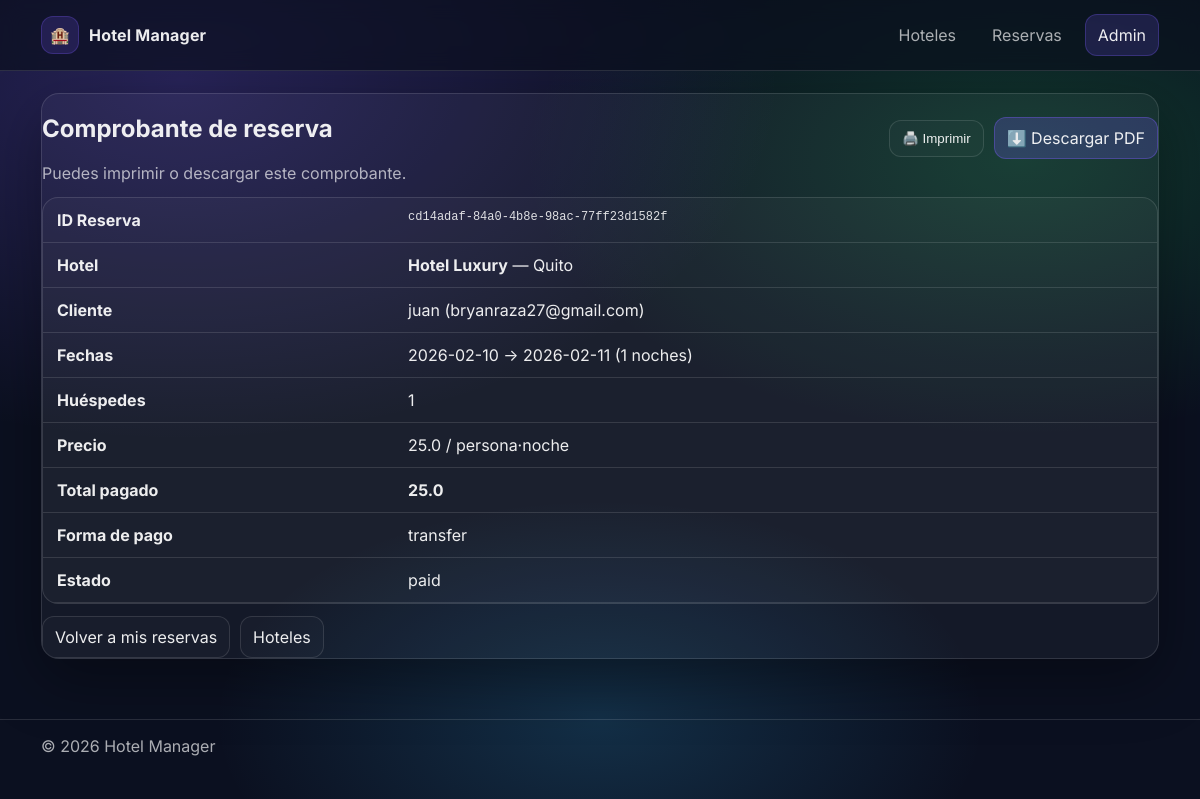
The app's page /reservation/cd14adaf-84a0-4b8e-98ac-77ff23d1582f (signed in) with its own data.
### Hoteles/app/domain/models/reservation.py (models this page shows)
class Reservation(db.Model):
    __tablename__ = "reservations"
    id = db.Column(db.String(36), primary_key=True)  # uuid string
    hotel_id = db.Column(db.String(36), db.ForeignKey("hotels.id"), nullable=False, index=True)
    user_id = db.Column(db.Integer, db.ForeignKey("users.id"), nullable=False, index=True)
    full_name = db.Column(db.String(120), nullable=False)
    email = db.Column(db.String(120), nullable=False)
    check_in = db.Column(db.String(10), nullable=False)
    check_out = db.Column(db.String(10), nullable=False)
    guests = db.Column(db.Integer, nullable=False)
    nights = db.Column(db.Integer, nullable=False)
    price_per_person_night = db.Column(db.Float, nullable=False)
    total_paid = db.Column(db.Float, nullable=False)
    payment_method = db.Column(db.String(30), nullable=False)   # "card", "transfer", "cash"
    payment_status = db.Column(db.String(20), nullable=False, default="paid")  # "paid" / "pending"

### Hoteles/app/domain/models/hotel.py (models this page shows)
class Hotel(db.Model):
    __tablename__ = "hotels"
    id = db.Column(db.String(36), primary_key=True)  # uuid string
    name = db.Column(db.String(120), nullable=False)
    city = db.Column(db.String(120), nullable=False)
    stars = db.Column(db.Integer, nullable=False)
    price_per_person_night = db.Column(db.Float, nullable=False)
    image_url = db.Column(db.Text, nullable=False)

### Hoteles/app/ui/pages.py (the view)
@ui_bp.get("/reservation/<reservation_id>")
def reservation_detail_page(reservation_id: str):
    if not session.get("user_id") and session.get("is_admin") is not True:
        return redirect(f"/login?next=/reservation/{reservation_id}")
    from app.container import reservation_service, hotel_service
    r, err = reservation_service.get_reservation(reservation_id)
    if err:
        return redirect("/my-reservations")
    if session.get("is_admin") is not True:
        if int(r.get("user_id", 0)) != int(session.get("user_id") or 0):
            return redirect("/my-reservations")
    hotel, _ = hotel_service.get_hotel(r["hotel_id"])
    return render_template(
        "hotels/reservation_detail.html",
        title="Comprobante",
        r=r,
        hotel=hotel,
    )

### Hoteles/app/repositories/hotel_repository.py (called while the page is built)
    def get(self, hotel_id: str) -> Optional[Hotel]:
        return Hotel.query.get(hotel_id)

### Hoteles/app/repositories/reservation_repository.py (called while the page is built)
    def get(self, reservation_id: str) -> Optional[Reservation]:
        return Reservation.query.get(reservation_id)

### Hoteles/app/services/hotel_service.py (called while the page is built)
    def get_hotel(self, hotel_id: str) -> Tuple[Optional[Dict], Optional[str]]:
        h = self.repo.get(hotel_id)
        if not h:
            return None, "Hotel no encontrado"
        return self._to_dict(h), None

    def _to_dict(self, h) -> Dict:
        return {
            "id": h.id,
            "name": h.name,
            "city": h.city,
            "stars": int(h.stars),
            "price_per_person_night": float(h.price_per_person_night),
            "image_url": h.image_url,
        }

### Hoteles/app/services/reservation_service.py (called while the page is built)
    def get_reservation(self, reservation_id: str) -> Tuple[Optional[Dict], Optional[str]]:
        r = self.repo.get(reservation_id)
        if not r:
            return None, "Reserva no encontrada"
        return self._to_dict(r), None

    def _to_dict(self, r) -> Dict:
        return {
            "id": r.id,
            "hotel_id": r.hotel_id,
            "user_id": r.user_id,
            "full_name": r.full_name,
            "email": r.email,
            "check_in": r.check_in,
            "check_out": r.check_out,
            "guests": int(r.guests),
            "nights": int(r.nights),
            "price_per_person_night": float(r.price_per_person_night),
            "total_paid": float(r.total_paid),
            "payment_method": r.payment_method,
            "payment_status": r.payment_status,
        }

### Hoteles/app/ui/templates/hotels/reservation_detail.html
{% extends "layout.html" %}
{% block content %}
<section class="card">
  <div class="row" style="justify-content: space-between; align-items:center; gap:10px;">
    <div>
      <h2>Comprobante de reserva</h2>
      <p class="muted">Puedes imprimir o descargar este comprobante.</p>
    </div>
    <div class="row" style="gap:10px;">
      <button class="btn btn--ghost" onclick="window.print()">🖨️ Imprimir</button>
      <a class="btn btn--primary" href="/reservation/{{ r.id }}/pdf">⬇️ Descargar PDF</a>
    </div>
  </div>
  <div class="tableWrap" style="margin-top:14px;">
    <table class="table">
      <tbody>
        <tr><th>ID Reserva</th><td class="mono">{{ r.id }}</td></tr>
        <tr><th>Hotel</th><td><strong>{{ hotel.name }}</strong> — {{ hotel.city }}</td></tr>
        <tr><th>Cliente</th><td>{{ r.full_name }} ({{ r.email }})</td></tr>
        <tr><th>Fechas</th><td>{{ r.check_in }} → {{ r.check_out }} ({{ r.nights }} noches)</td></tr>
        <tr><th>Huéspedes</th><td>{{ r.guests }}</td></tr>
        <tr><th>Precio</th><td>{{ r.price_per_person_night }} / persona·noche</td></tr>
        <tr><th>Total pagado</th><td><strong>{{ r.total_paid }}</strong></td></tr>
        <tr><th>Forma de pago</th><td>{{ r.payment_method }}</td></tr>
        <tr><th>Estado</th><td>{{ r.payment_status }}</td></tr>
      </tbody>
    </table>
  </div>
  <div class="row" style="margin-top:12px;">
    <a class="btn btn--ghost" href="/my-reservations">Volver a mis reservas</a>
    <a class="btn btn--ghost" href="/">Hoteles</a>
  </div>
</section>
{% endblock %}

### Hoteles/app/ui/static/css/app.css (style rules this page uses)
:root { --bg: #0b1020; --card: rgba(255,255,255,0.08); --card2: rgba(255,255,255,0.06); --text: rgba(255,255,255,0.92); --muted: rgba(255,255,255,0.66); --line: rgba(255,255,255,0.12); --shadow: 0 20px 60px rgba(0,0,0,0.35); --primary: #7c5cff; --primary2:#22c55e; --radius: 18px; }
* { box-sizing: border-box; }
html,body { height:100%; }
body { margin:0; font-family: "Inter", system-ui, -apple-system, Segoe UI, Roboto, Arial; color: var(--text); background: radial-gradient(1000px 600px at 15% 10%, rgba(124,92,255,0.25), transparent 60%), radial-gradient(900px 500px at 85% 20%, rgba(34,197,94,0.22), transparent 55%), radial-gradient(700px 400px at 50% 90%, rgba(56,189,248,0.18), transparent 55%), var(--bg); }
a { color: inherit; text-decoration: none; }
.muted { color: var(--muted); margin:0; }
.btn { padding: 10px 12px; border-radius: 12px; border: 1px solid var(--line); background: rgba(255,255,255,0.04); color: var(--text); cursor:pointer; display:inline-flex; align-items:center; gap: 8px; }
.btn--primary { background: rgba(124,92,255,0.22); border-color: rgba(124,92,255,0.35); }
.btn--ghost { background: rgba(255,255,255,0.02); }
.card { border: 1px solid var(--line); border-radius: var(--radius); background: rgba(255,255,255,0.04); box-shadow: var(--shadow); overflow:hidden; }
.row { display:flex; gap: 10px; align-items:center; flex-wrap: wrap; }
.tableWrap { width: 100%; overflow-x: auto; border: 1px solid var(--line); border-radius: 16px; background: rgba(255,255,255,0.03); }
.table { width: 100%; min-width: 900px; border-collapse: collapse; }
.table th, .table td { padding: 12px 14px; border-bottom: 1px solid var(--line); text-align: left; vertical-align: top; white-space: nowrap; }
.table td.mono { font-family: ui-monospace, SFMono-Regular, Menlo, Monaco, Consolas, "Liberation Mono", "Courier New", monospace; font-size: 12px; color: rgba(255,255,255,0.85); }
.tableWrap { width: 100%; overflow-x: auto; border: 1px solid rgba(255,255,255,0.12); border-radius: 16px; background: rgba(255,255,255,0.03); }
.table th, .table td { padding: 12px 14px; border-bottom: 1px solid rgba(255,255,255,0.12); text-align: left; white-space: nowrap; }
.mono { font-family: ui-monospace, SFMono-Regular, Menlo, Monaco, Consolas, monospace; font-size: 12px; }

### records on screen
Reservation: id "cd14adaf-84a0-4b8e-98ac-77ff23d1582f", full_name "juan", email "bryanraza27@gmail.com", check_in "2026-02-10", check_out "2026-02-11", price_per_person_night "25.0", total_paid "25.0", payment_method "transfer", payment_status "paid"
Hotel: name "Hotel Luxury", city "Quito"

### other values on screen
{{ r.nights }} "1"
{{ r.guests }} "1"
{{ 2026 }} "2026"
